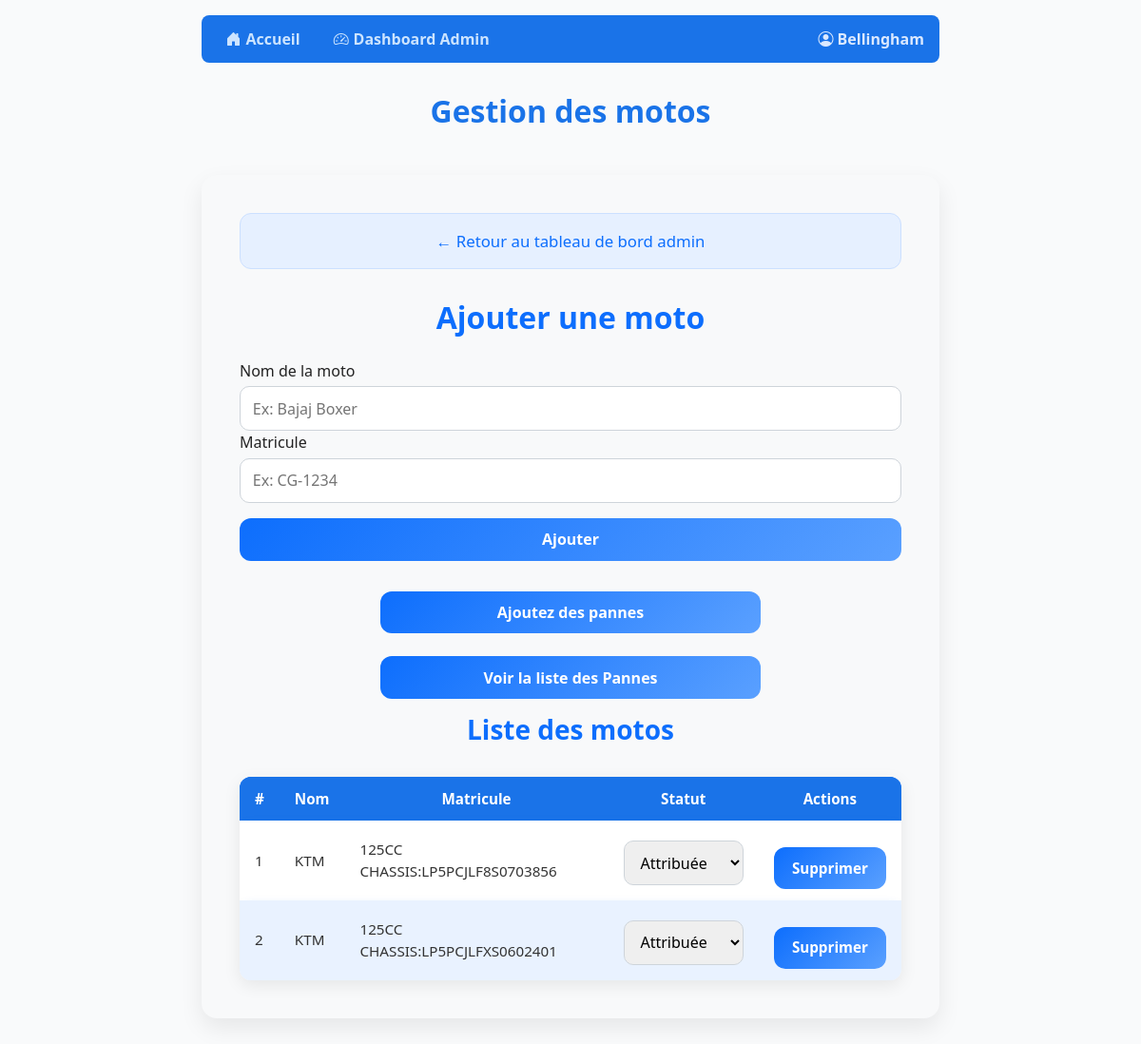
/ajouter-moto/ (signed in), run on the app's committed database.
### gestion/models.py (models this page shows, shortened)
class User(AbstractUser):
    ROLE_CHOICES = (
        ('admin', 'Administrateur'),
        ('conducteur', 'Conducteur'),
    )
    role = models.CharField(max_length=20, choices=ROLE_CHOICES, default='conducteur')

class Moto(models.Model):
    STATUT_CHOICES = (
        ('disponible', 'Disponible'),
        ('attribuee', 'Attribuée'),
        ('reparation', 'En réparation'),
    )
    nom = models.CharField(max_length=100)
    matricule = models.CharField(max_length=50, unique=True)
    statut = models.CharField(max_length=20, choices=STATUT_CHOICES, default='disponible')

### gestion/views.py (the view, shortened to what this page needs)
# urls.py: path('ajouter-moto/', views.ajouter_moto, name='ajouter_moto'),
@login_required
@admin_required
def ajouter_moto(request):
    motos = Moto.objects.all()
    return render(request, 'ajouter_moto.html', {'motos': motos})

### gestion/templates/ajouter_moto.html (shortened to what this page needs)
{% extends "base.html" %}
{% block page_title %}Gestion des motos{% endblock %}
{% block content %}
<div class="form-container">
    <div class="alert alert-info">
        <a href="{% url 'admin_dashboard' %}" style="text-decoration: none; color:#0d6efd;">← Retour au tableau de bord admin</a>
    </div>
    <h2>Ajouter une moto</h2>
    <form method="POST" novalidate>
        <label for="nom">Nom de la moto</label>
        <input type="text" name="nom" id="nom" required placeholder="Ex: Bajaj Boxer">
        <label for="matricule">Matricule</label>
        <input type="text" name="matricule" id="matricule" required placeholder="Ex: CG-1234">
        <button type="submit">Ajouter</button>
    </form>
   <div style="max-width: 400px; margin: 1rem auto; display: flex; flex-direction: column; gap: 0.5rem;">
        <a class="action-btn" href="{% url 'ajouter_panne' %}"
        {% if moto.statut != 'reparation' %}inable{% endif %}>
        Ajoutez des pannes
        </a>
        <a class="action-btn" href="{% url 'liste_pannes' %}">
        Voir la liste des Pannes
        </a>
    </div>
    {% if motos %}
        <h3>Liste des motos</h3>
        <table>
            <thead>
                <tr>
                    <th>#</th>
                    <th>Nom</th>
                    <th>Matricule</th>
                    <th>Statut</th>
                    <th>Actions</th>
                </tr>
            </thead>
            <tbody>
                {% for moto in motos %}
                <tr>
                    <td data-label="#"> {{ forloop.counter }} </td>
                    <td data-label="Nom"> {{ moto.nom }} </td>
                    <td data-label="Matricule"> {{ moto.matricule }} </td>
                    <td data-label="Statut">
                        <form method="POST" action="{% url 'modifier_statut_moto' moto.id %}">
                            <select name="statut" onchange="this.form.submit()">
                                <option value="attribuee" {% if moto.statut == "attribuee" %}selected{% endif %}>Attribuée</option>
                            </select>
                        </form>
                    </td>
                    <td data-label="Action">
                        <form action="{% url 'supprimer_moto' moto.id %}" method="post" style="display:inline;">
                            <button class="delete-btn" onclick="return confirm('Supprimer cette moto ?');">Supprimer</button>
                        </form>
                    </td>
                </tr>
                {% endfor %}
            </tbody>
        </table>
    {% else %}
        <p class="text-center text-muted mt-4">Aucune moto enregistrée.</p>
    {% endif %}
</div>
{% endblock %}

### gestion/templates/base.html (shortened to what this page needs)
<!DOCTYPE html>
<html lang="fr">
<head>
    <link href="https://cdn.jsdelivr.net/npm/bootstrap@5.3.3/dist/css/bootstrap.min.css" rel="stylesheet">
    <link href="https://cdn.jsdelivr.net/npm/bootstrap-icons@1.10.5/font/bootstrap-icons.css" rel="stylesheet">
</head>
<body>
    <div class="container">
        {% if user.is_authenticated %}
        <nav>
            <ul>
                <li><a href="{% url 'home' %}"><i class="bi bi-house-door-fill"></i> Accueil</a></li>
                {% if user.role == "admin" %}
                    <li><a href="{% url 'admin_dashboard' %}"><i class="bi bi-speedometer2"></i> Dashboard Admin</a></li>
                {% elif user.role == "conducteur" %}
                    <li><a href="{% url 'conducteur_dashboard' %}"><i class="bi bi-person-badge-fill"></i> Mon Pointage</a></li>
                {% endif %}
                <li class="ms-auto"><strong><i class="bi bi-person-circle"></i> {{ user.username }}</strong></li>
            </ul>
        </nav>
        {% endif %}
        <h2>{% block page_title %}{% endblock %}</h2>
        {% block content %}{% endblock %}
    </div>
</body>
</html>

### gestion/templates/base.html (style rules this page uses)
body { font-family: 'Segoe UI', Tahoma, Geneva, Verdana, sans-serif; background-color: #f9fafb; margin: 0; padding: 1rem; min-height: 100vh; color: #222; text-align: justify; }
.container { max-width: 800px; margin: 0 auto; }
nav ul { list-style: none; padding: 0; margin-bottom: 2rem; display: flex; gap: 1rem; flex-wrap: wrap; align-items: center; background: #1a73e8; border-radius: 8px; padding: 0.5rem 1rem; }
nav ul li { margin: 0; color: white; font-weight: 600; }
nav ul li a { text-decoration: none; font-weight: 700; color: #cce4ff; padding: 0.3rem 0.6rem; border-radius: 6px; transition: background-color 0.3s ease; display: inline-flex; align-items: center; gap: 0.3rem; }
nav ul li.ms-auto { margin-left: auto; color: #dbe9ff; }
h2 { font-weight: 700; color: #1a73e8; margin-bottom: 1.5rem; text-align: center; }
table { width: 100%; border-collapse: separate; border-spacing: 0 0.75rem; box-shadow: 0 4px 15px rgba(26,115,232,0.15); background: white; border-radius: 12px; overflow: hidden; font-size: 0.95rem; }
thead tr { background-color: #1a73e8; color: white; text-align: center; font-weight: 700; border-radius: 12px; }
thead th { padding: 0.75rem 1rem; }
tbody tr { background: #fefefe; box-shadow: 0 2px 8px rgba(26,115,232,0.1); border-radius: 12px; transition: background-color 0.3s ease; }
tbody td { padding: 0.75rem 1rem; text-align: justify; vertical-align: middle; font-weight: 500; color: #333; }

### gestion/templates/ajouter_moto.html (style rules this page uses)
.form-container { max-width: 900px; margin: 3rem auto; padding: 2.5rem; background: #f8f9fa; border-radius: 16px; box-shadow: 0 10px 25px rgba(0,0,0,0.08); font-family: 'Segoe UI', Tahoma, Geneva, Verdana, sans-serif; }
.action-btn, .action-btn a, button[type="submit"], .delete-btn { text-decoration: none !important; display: flex !important; justify-content: center; align-items: center; width: 100%; gap: 0.4rem; text-align: center; }
.form-container h2, .form-container h3 { text-align: center; margin-bottom: 1.5rem; color: #0d6efd; font-weight: 700; }
input[type="text"], select { width: 100%; padding: 0.65rem 0.8rem; margin-top: 0.3rem; border: 1px solid #ced4da; border-radius: 10px; font-size: 1rem; transition: 0.2s; }
button[type="submit"], .delete-btn, .action-btn { margin-top: 1rem; background: linear-gradient(135deg,#0d6efd,#5aa0ff); color: #fff; border: none; padding: 0.65rem 1.2rem; border-radius: 50px; font-weight: 600; cursor: pointer; transition: transform 0.2s, box-shadow 0.2s, background 0.3s; display: inline-flex; align-items: center; gap: 0.4rem; }
button[type="submit"], .delete-btn, .action-btn { width: 100%; max-width: 100%; display: flex; justify-content: center; align-items: center; gap: 0.4rem; padding: 0.65rem 1.2rem; border-radius: 12px; background: linear-gradient(135deg,#0d6efd,#5aa0ff); color: #fff; font-weight: 600; cursor: pointer; border: none; text-align: center; transition: transform 0.2s, box-shadow 0.2s, background 0.3s; }
.action-btn { text-decoration: none !important; display: flex !important; justify-content: center; align-items: center; }
.alert-info { background-color: #e6f0ff; border: 1px solid #cce0ff; color: #0d6efd; font-weight: 500; border-radius: 12px; text-align: center; padding: 1rem 1.2rem; margin-bottom: 2rem; font-size: 1.05rem; }
table { width: 100%; border-collapse: separate; border-spacing: 0; border-radius: 12px; overflow: hidden; box-shadow: 0 5px 18px rgba(0,0,0,0.08); margin-top: 2rem; background: #fff; }
thead { background: #0d6efd; color: white; font-weight: 600; }
tbody tr:nth-child(even) { background: #e9f2ff; }
tbody tr:nth-child(odd) { background: #ffffff; }
td, th { padding: 0.85rem 1rem; text-align: center; vertical-align: middle; }
select { cursor: pointer; font-weight: 500; }
.action-btn { width: 100%; }

### data on the page
User: username "Bellingham"
Moto: nom "KTM", matricule "125CC CHASSIS:LP5PCJLF8S0703856", statut "Attribuée"
Moto: nom "KTM", matricule "125CC CHASSIS:LP5PCJLFXS0602401", statut "Attribuée"
